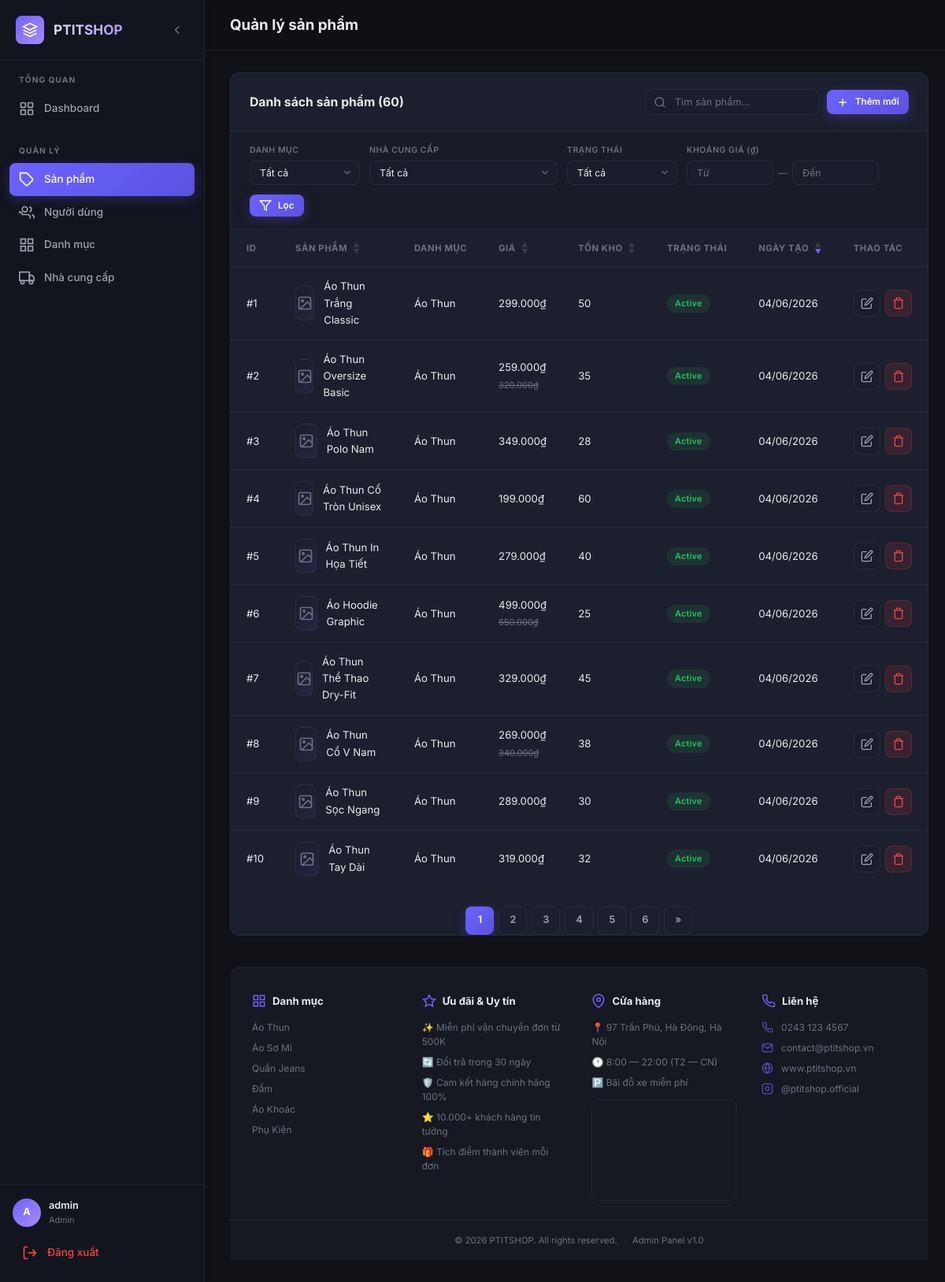
The page /admin/products/index.php (signed in) on the database its author committed.
### tables this page shows
CREATE TABLE products (
    product_id     INT PRIMARY KEY AUTO_INCREMENT,
    product_name   VARCHAR(150) NOT NULL,
    category_id    INT,
    supplier_id    INT,
    unit_price     DECIMAL(12,2) NOT NULL,
    old_price      DECIMAL(12,2),
    stock_quantity INT NOT NULL DEFAULT 0,
    main_image     VARCHAR(255),
    description    TEXT,
    status         ENUM('Active', 'Inactive') NOT NULL DEFAULT 'Active',
    created_at     DATETIME DEFAULT CURRENT_TIMESTAMP,
    updated_at     DATETIME DEFAULT CURRENT_TIMESTAMP ON UPDATE CURRENT_TIMESTAMP,
    CONSTRAINT fk_products_categories FOREIGN KEY (category_id) REFERENCES categories(category_id) ON DELETE SET NULL ON UPDATE CASCADE,
    CONSTRAINT fk_products_suppliers FOREIGN KEY (supplier_id) REFERENCES suppliers(supplier_id) ON DELETE SET NULL ON UPDATE CASCADE
);

CREATE TABLE categories (
    category_id   INT PRIMARY KEY AUTO_INCREMENT,
    category_name VARCHAR(100) NOT NULL UNIQUE,
    description   TEXT,
    status        ENUM('Active', 'Inactive') NOT NULL DEFAULT 'Active',
    created_at    DATETIME DEFAULT CURRENT_TIMESTAMP,
    updated_at    DATETIME DEFAULT CURRENT_TIMESTAMP ON UPDATE CURRENT_TIMESTAMP
);

### admin/products/filter.php (called while the page is built, shortened)
<?php
$search    = trim($_GET['search'] ?? '');
$sortBy    = $_GET['sort'] ?? 'created_at';
$sortDir   = ($_GET['dir'] ?? 'desc') === 'asc' ? 'asc' : 'desc';
$page      = max(1, (int)($_GET['page'] ?? 1));
$limit     = 10;
$offset    = ($page - 1) * $limit;
$priceMin     = ($_GET['price_min'] ?? '') !== '' ? (float)$_GET['price_min'] : null;
$priceMax     = ($_GET['price_max'] ?? '') !== '' ? (float)$_GET['price_max'] : null;
$conditions = [];
$params = [];
$where = $conditions ? 'WHERE ' . implode(' AND ', $conditions) : '';
$sortColumn = "p.$sortBy";
$countSql = "SELECT COUNT(*) FROM products p LEFT JOIN categories c ON p.category_id = c.category_id $where";
$stmt = $pdo->prepare($countSql);
$stmt->execute($params);
$total = $stmt->fetchColumn();
$totalPages = max(1, ceil($total / $limit));
$sql = "SELECT p.*, c.category_name, s.supplier_name
        FROM products p
        LEFT JOIN categories c ON p.category_id = c.category_id
        LEFT JOIN suppliers s ON p.supplier_id = s.supplier_id
        $where
        ORDER BY $sortColumn $sortDir
        LIMIT $limit OFFSET $offset";
$stmt = $pdo->prepare($sql);
$stmt->execute($params);
$products = $stmt->fetchAll();
function sortUrl(string $col, string $currentSort, string $currentDir): string {
    $newDir = ($col === $currentSort && $currentDir === 'asc') ? 'desc' : 'asc';
    $params = $_GET;
    $params['sort'] = $col;
    $params['dir'] = $newDir;
    $params['page'] = 1;
    return '?' . http_build_query($params);
}
function sortClass(string $col, string $currentSort, string $currentDir): string {
    if ($col !== $currentSort) return 'sortable';
    return 'sortable sort-' . $currentDir;
}
function pageUrl(int $pg): string {
    $params = $_GET;
    $params['page'] = $pg;
    return '?' . http_build_query($params);
}

### includes/functions.php (called while the page is built, shortened)
<?php
function formatPrice(float $price): string
{
    return number_format($price, 0, ',', '.') . '₫';
}
function e(?string $str): string
{
    return htmlspecialchars($str ?? '', ENT_QUOTES, 'UTF-8');
}
function normalizeBaseUrl(string $baseUrl): string
{
    $baseUrl = trim($baseUrl);
    if ($baseUrl === '' || $baseUrl === '/') {
        return '/';
    }
    return '/' . trim($baseUrl, '/') . '/';
}
function appBaseUrl(): string
{
    $baseUrl = getenv('APP_BASE_URL');
    $scriptName = str_replace('\\', '/', $_SERVER['SCRIPT_NAME'] ?? '');
    $adminPathPosition = strpos($scriptName, '/admin/');
    if ($adminPathPosition !== false) {
        return normalizeBaseUrl(substr($scriptName, 0, $adminPathPosition));
    }
    return normalizeBaseUrl(dirname($scriptName));
}
function baseUrl(string $path = ''): string
{
    return appBaseUrl() . ltrim($path, '/');
}

### admin/products/index.php (the view, shortened to what this page needs)
<?php
require_once __DIR__ . '/../../includes/functions.php';
$pdo = getDBConnection();
require_once __DIR__ . '/filter.php';
require_once __DIR__ . '/../../includes/header.php';
require_once __DIR__ . '/../../includes/sidebar.php';
?>
<div class="table-wrapper">
    <div class="table-header">
        <h2>Danh sách sản phẩm (<?= $total ?>)</h2>
        <div class="table-actions">
            <form method="GET" class="search-box">
                <svg viewBox="0 0 24 24" fill="none" stroke="currentColor" stroke-width="2"><circle cx="11" cy="11" r="8"/><line x1="21" y1="21" x2="16.65" y2="16.65"/></svg>
                <input type="text" name="search" placeholder="Tìm sản phẩm..." value="<?= e($search) ?>">
            </form>
            <a href="<?= baseUrl('admin/products/create.php') ?>" class="btn btn-primary btn-sm">
                <svg viewBox="0 0 24 24" fill="none" stroke="currentColor" stroke-width="2"><line x1="12" y1="5" x2="12" y2="19"/><line x1="5" y1="12" x2="19" y2="12"/></svg>
                Thêm mới
            </a>
        </div>
    </div>
    <form method="GET" class="filter-bar" id="filterBar">
        <div class="filter-group">
            <label>Danh mục</label>
            <select name="category">
                <option value="0">Tất cả</option>
            </select>
        </div>
        <div class="filter-group">
            <label>Nhà cung cấp</label>
            <select name="supplier">
                <option value="0">Tất cả</option>
            </select>
        </div>
        <div class="filter-group">
            <label>Trạng thái</label>
            <select name="status">
                <option value="">Tất cả</option>
            </select>
        </div>
        <div class="filter-group">
            <label>Khoảng giá (₫)</label>
            <div class="price-range">
                <input type="number" name="price_min" placeholder="Từ" step="1000" min="0" value="<?= $priceMin !== null ? $priceMin : '' ?>">
                <span>—</span>
                <input type="number" name="price_max" placeholder="Đến" step="1000" min="0" value="<?= $priceMax !== null ? $priceMax : '' ?>">
            </div>
        </div>
        <div class="filter-actions">
            <button type="submit" class="btn btn-primary btn-sm">
                <svg viewBox="0 0 24 24" fill="none" stroke="currentColor" stroke-width="2"><polygon points="22 3 2 3 10 12.46 10 19 14 21 14 12.46 22 3"/></svg>
                Lọc
            </button>
        </div>
    </form>
    <?php if (empty($products)): ?>
        <div class="empty-state">
            <svg viewBox="0 0 24 24" fill="none" stroke="currentColor" stroke-width="1.5"><path d="M20.59 13.41l-7.17 7.17a2 2 0 01-2.83 0L2 12V2h10l8.59 8.59a2 2 0 010 2.82z"/><line x1="7" y1="7" x2="7.01" y2="7"/></svg>
            <h3>Không tìm thấy sản phẩm</h3>
            <p>Thử thay đổi bộ lọc hoặc từ khóa tìm kiếm</p>
            <a href="<?= baseUrl('admin/products/create.php') ?>" class="btn btn-primary">Thêm sản phẩm</a>
        </div>
    <?php else: ?>
        <table>
            <thead><tr>
                <th>ID</th>
                <th class="<?= sortClass('product_name', $sortBy, $sortDir) ?>">
                    <a href="<?= sortUrl('product_name', $sortBy, $sortDir) ?>" style="color:inherit;text-decoration:none">
                        Sản phẩm <span class="sort-icon"><span class="arrow arrow-up">▲</span><span class="arrow arrow-down">▼</span></span>
                    </a>
                </th>
                <th>Danh mục</th>
                <th class="<?= sortClass('unit_price', $sortBy, $sortDir) ?>">
                    <a href="<?= sortUrl('unit_price', $sortBy, $sortDir) ?>" style="color:inherit;text-decoration:none">
                        Giá <span class="sort-icon"><span class="arrow arrow-up">▲</span><span class="arrow arrow-down">▼</span></span>
                    </a>
                </th>
                <th class="<?= sortClass('stock_quantity', $sortBy, $sortDir) ?>">
                    <a href="<?= sortUrl('stock_quantity', $sortBy, $sortDir) ?>" style="color:inherit;text-decoration:none">
                        Tồn kho <span class="sort-icon"><span class="arrow arrow-up">▲</span><span class="arrow arrow-down">▼</span></span>
                    </a>
                </th>
                <th>Trạng thái</th>
                <th class="<?= sortClass('created_at', $sortBy, $sortDir) ?>">
                    <a href="<?= sortUrl('created_at', $sortBy, $sortDir) ?>" style="color:inherit;text-decoration:none">
                        Ngày tạo <span class="sort-icon"><span class="arrow arrow-up">▲</span><span class="arrow arrow-down">▼</span></span>
                    </a>
                </th>
                <th>Thao tác</th>
            </tr></thead>
            <tbody>
            <?php foreach ($products as $p): ?>
            <tr>
                <td>#<?= $p['product_id'] ?></td>
                <td>
                    <div class="product-cell">
                        <?php if ($p['main_image'] && file_exists(__DIR__ . '/../../assets/uploads/' . $p['main_image'])): ?>
                            <img src="<?= baseUrl('assets/uploads/' . $p['main_image']) ?>" class="product-thumb" alt="">
                        <?php else: ?>
                            <div class="product-thumb-placeholder">
                                <svg viewBox="0 0 24 24" fill="none" stroke="currentColor" stroke-width="2"><rect x="3" y="3" width="18" height="18" rx="2"/><circle cx="8.5" cy="8.5" r="1.5"/><polyline points="21 15 16 10 5 21"/></svg>
                            </div>
                        <?php endif; ?>
                        <span><?= e($p['product_name']) ?></span>
                    </div>
                </td>
                <td><?= e($p['category_name'] ?? '—') ?></td>
                <td>
                    <?= formatPrice($p['unit_price']) ?>
                    <?php if ($p['old_price']): ?>
                        <br><small style="color:var(--text-muted);text-decoration:line-through"><?= formatPrice($p['old_price']) ?></small>
                    <?php endif; ?>
                </td>
                <td>
                    <?php if ($p['stock_quantity'] == 0): ?>
                        <span class="badge badge-danger"><?= $p['stock_quantity'] ?></span>
                    <?php elseif ($p['stock_quantity'] < 10): ?>
                        <span class="badge badge-warning"><?= $p['stock_quantity'] ?></span>
                    <?php else: ?>
                        <?= $p['stock_quantity'] ?>
                    <?php endif; ?>
                </td>
                <td><span class="badge <?= $p['status'] === 'Active' ? 'badge-success' : 'badge-danger' ?>"><?= $p['status'] ?></span></td>
                <td><?= date('d/m/Y', strtotime($p['created_at'])) ?></td>
                <td>
                    <div class="action-btns">
                        <a href="<?= baseUrl('admin/products/edit.php?id=' . $p['product_id']) ?>" class="btn btn-secondary btn-icon" title="Sửa">
                            <svg viewBox="0 0 24 24" fill="none" stroke="currentColor" stroke-width="2"><path d="M11 4H4a2 2 0 00-2 2v14a2 2 0 002 2h14a2 2 0 002-2v-7"/><path d="M18.5 2.5a2.121 2.121 0 013 3L12 15l-4 1 1-4 9.5-9.5z"/></svg>
                        </a>
                        <form id="del-product-<?= $p['product_id'] ?>" method="POST" action="<?= baseUrl('admin/products/delete.php') ?>" style="display:inline">
                            <button type="button" class="btn btn-danger btn-icon" title="Xóa" onclick="confirmDelete('del-product-<?= $p['product_id'] ?>')">
                                <svg viewBox="0 0 24 24" fill="none" stroke="currentColor" stroke-width="2"><polyline points="3 6 5 6 21 6"/><path d="M19 6v14a2 2 0 01-2 2H7a2 2 0 01-2-2V6m3 0V4a2 2 0 012-2h4a2 2 0 012 2v2"/></svg>
                            </button>
                        </form>
                    </div>
                </td>
            </tr>
            <?php endforeach; ?>
            </tbody>
        </table>
        <?php if ($totalPages > 1): ?>
        <div class="pagination">
            <?php for ($i = 1; $i <= $totalPages; $i++): ?>
                <?php if ($i === $page): ?>
                    <span class="active-page"><?= $i ?></span>
                <?php else: ?>
                    <a href="<?= pageUrl($i) ?>"><?= $i ?></a>
                <?php endif; ?>
            <?php endfor; ?>
            <?php if ($page < $totalPages): ?>
                <a href="<?= pageUrl($page + 1) ?>">&raquo;</a>
            <?php endif; ?>
        </div>
        <?php endif; ?>
    <?php endif; ?>
</div>
<?php require_once __DIR__ . '/../../includes/footer.php'; ?>

### rows shown on the page
products: product_id "1", product_name "Áo Thun Trắng Classic", category.category_name "Áo Thun", unit_price "299.000₫", stock_quantity "50", status "Active", created_at "04/06/2026"
products: product_id "2", product_name "Áo Thun Oversize Basic", category.category_name "Áo Thun", unit_price "259.000₫", old_price "320.000₫", stock_quantity "35", status "Active", created_at "04/06/2026"
products: product_id "3", product_name "Áo Thun Polo Nam", category.category_name "Áo Thun", unit_price "349.000₫", stock_quantity "28", status "Active", created_at "04/06/2026"
products: product_id "4", product_name "Áo Thun Cổ Tròn Unisex", category.category_name "Áo Thun", unit_price "199.000₫", stock_quantity "60", status "Active", created_at "04/06/2026"
products: product_id "5", product_name "Áo Thun In Họa Tiết", category.category_name "Áo Thun", unit_price "279.000₫", stock_quantity "40", status "Active", created_at "04/06/2026"
products: product_id "6", product_name "Áo Hoodie Graphic", category.category_name "Áo Thun", unit_price "499.000₫", old_price "650.000₫", stock_quantity "25", status "Active", created_at "04/06/2026"
products: product_id "7", product_name "Áo Thun Thể Thao Dry-Fit", category.category_name "Áo Thun", unit_price "329.000₫", stock_quantity "45", status "Active", created_at "04/06/2026"
products: product_id "8", product_name "Áo Thun Cổ V Nam", category.category_name "Áo Thun", unit_price "269.000₫", old_price "340.000₫", stock_quantity "38", status "Active", created_at "04/06/2026"
products: product_id "9", product_name "Áo Thun Sọc Ngang", category.category_name "Áo Thun", unit_price "289.000₫", stock_quantity "30", status "Active", created_at "04/06/2026"
products: product_id "10", product_name "Áo Thun Tay Dài", category.category_name "Áo Thun", unit_price "319.000₫", stock_quantity "32", status "Active", created_at "04/06/2026"

### other values the page prints
substr(currentUser()['username'], 0, 1) "A"
currentUser()['username'] "admin"
currentUser()['role'] "Admin"
$pageTitle "Quản lý sản phẩm"
$total "60"
